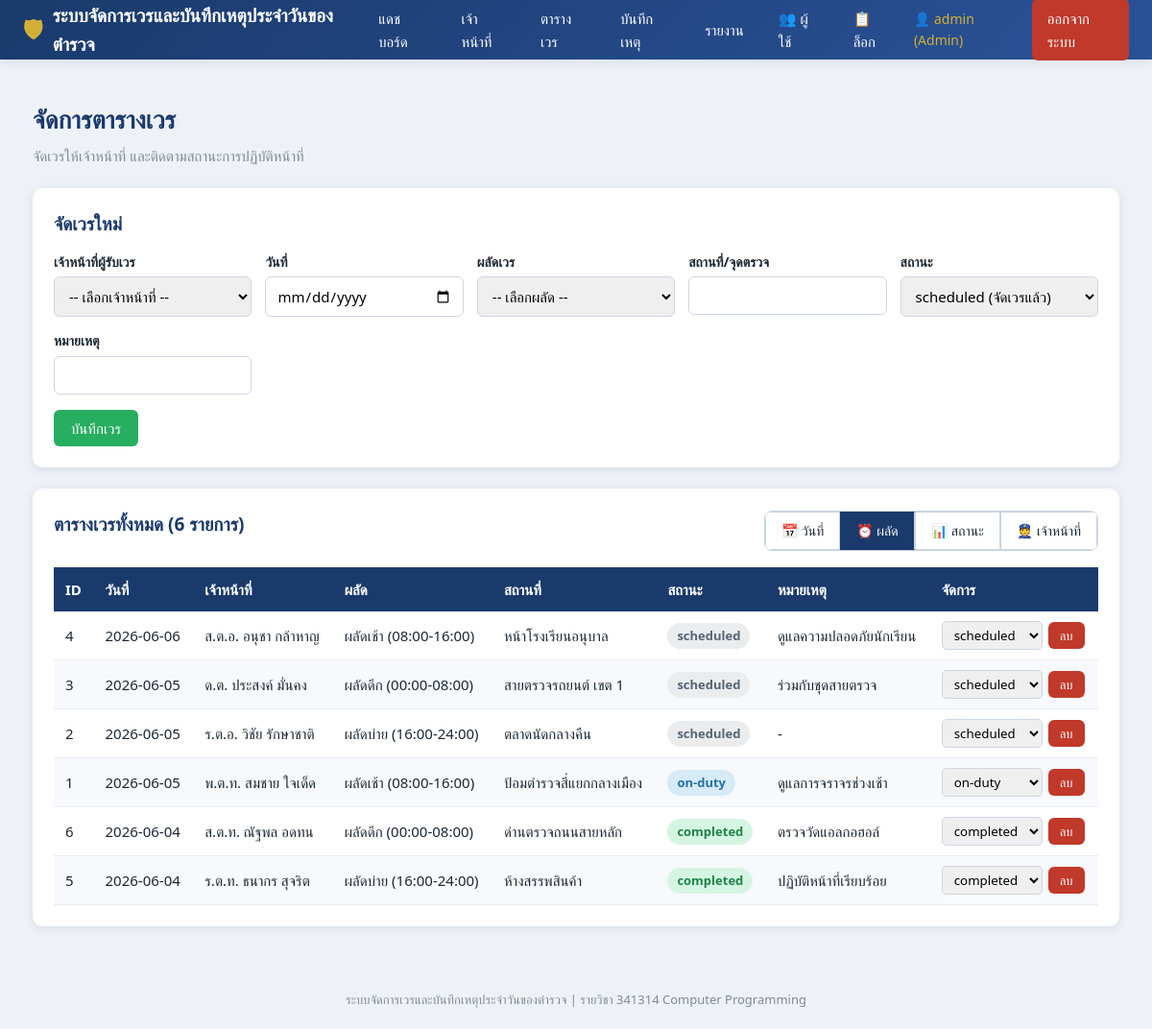
Before: /duties?sort=shift&order=asc (signed in) with the older database file.
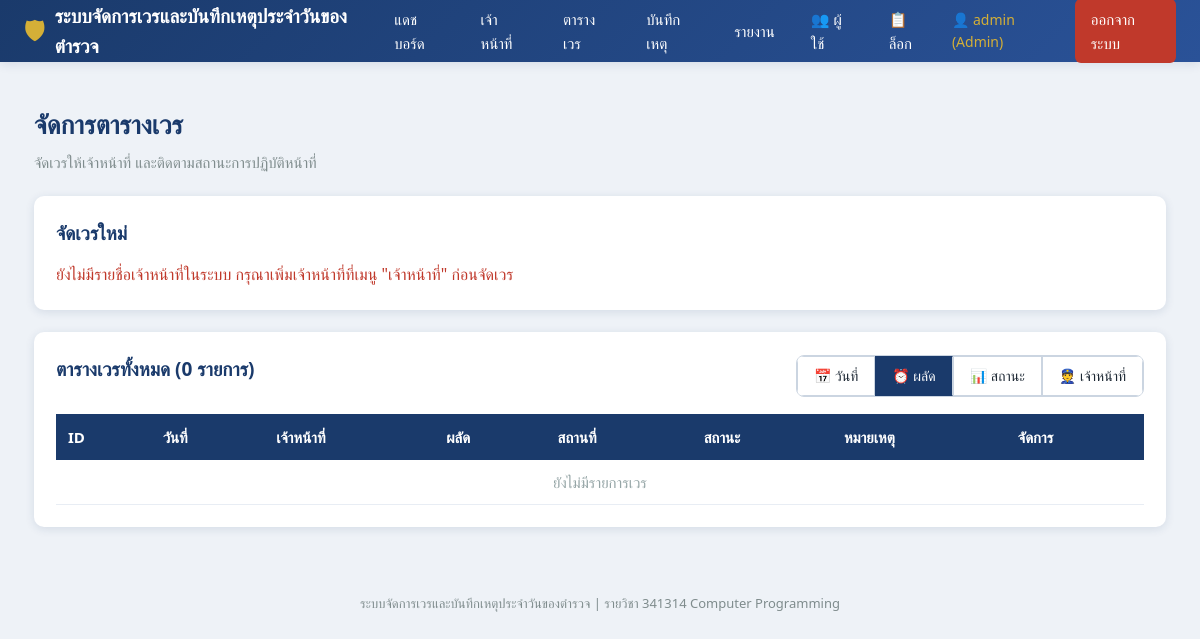
After: the same page with the newer database file.
### tables this page shows
CREATE TABLE duties (
            id          INTEGER PRIMARY KEY AUTOINCREMENT,
            officer_id  INTEGER NOT NULL REFERENCES officers(id) ON DELETE CASCADE,
            duty_date   TEXT NOT NULL,
            shift       TEXT NOT NULL,
            location    TEXT NOT NULL,
            status      TEXT NOT NULL DEFAULT 'scheduled',
            note        TEXT,
            created_at  TEXT NOT NULL
        );

CREATE TABLE officers (
            id         INTEGER PRIMARY KEY AUTOINCREMENT,
            rank       TEXT NOT NULL,
            full_name  TEXT NOT NULL,
            badge_no   TEXT NOT NULL UNIQUE,
            phone      TEXT,
            station    TEXT,
            created_at TEXT NOT NULL
        , position TEXT);

### app.py (the view)
@app.route("/duties")
@login_required
def duties():
    sort_by = request.args.get("sort", "duty_date")  # เรียงตาม: duty_date, shift, status, officer_name
    order = request.args.get("order", "desc")  # asc หรือ desc
    all_duties = db.get_all_duties()
    all_officers = db.get_all_officers()
    if sort_by == "duty_date":
        all_duties.sort(key=lambda x: x['duty_date'] or "")
    elif sort_by == "shift":
        shift_order = ["เช้า", "บ่าย", "ดึก"]
        all_duties.sort(key=lambda x: shift_order.index(x['shift']) if x['shift'] in shift_order else 999)
    elif sort_by == "status":
        status_order = ["scheduled", "in_progress", "completed", "absent"]
        all_duties.sort(key=lambda x: status_order.index(x['status']) if x['status'] in status_order else 999)
    elif sort_by == "officer_name":
        all_duties.sort(key=lambda x: x['officer_name'] or "")
    else:
        all_duties.sort(key=lambda x: x['id'])
    if order == "desc":
        all_duties.reverse()
    return render_template("duties.html", duties=all_duties, officers=all_officers, sort_by=sort_by, order=order)

### app.py (called while the page is built)
def login_required(view):
    @functools.wraps(view)
    def wrapped_view(*args, **kwargs):
        if "user_id" not in session:
            flash("กรุณาเข้าสู่ระบบก่อนใช้งาน", "warning")
            return redirect(url_for("login"))
        return view(*args, **kwargs)
    return wrapped_view

### db.py (called while the page is built)
def get_connection():
    if USE_POSTGRES:
        conn = psycopg2.connect(DATABASE_URL)
        return conn
    else:
        conn = sqlite3.connect(SQLITE_PATH, timeout=10)
        conn.row_factory = sqlite3.Row
        conn.execute("PRAGMA foreign_keys = ON;")
        conn.execute("PRAGMA journal_mode = WAL;")
        return conn

def _dict_cursor(conn):
    if USE_POSTGRES:
        return conn.cursor(cursor_factory=psycopg2.extras.RealDictCursor)
    return conn.cursor()

def _row_to_dict(row):
    if row is None:
        return None
    return dict(row)

def get_all_officers():
    conn = get_connection()
    cur = _dict_cursor(conn)
    cur.execute("SELECT * FROM officers ORDER BY id;")
    rows = [_row_to_dict(r) for r in cur.fetchall()]
    conn.close()
    return rows

### templates/duties.html (shortened to what the changed rows need)
{% extends "base.html" %}
{% block content %}
<div class="card">
    <h2>จัดเวรใหม่</h2>
    {% if officers %}
    <form method="POST" action="{{ url_for('duties_add') }}">
        <div class="form-grid">
            <div class="form-group">
                <label>เจ้าหน้าที่ผู้รับเวร</label>
                <select name="officer_id" required>
                    <option value="">-- เลือกเจ้าหน้าที่ --</option>
                </select>
            </div>
            <div class="form-group">
                <label>วันที่</label>
                <input type="date" name="duty_date" required>
            </div>
            <div class="form-group">
                <label>ผลัดเวร</label>
                <select name="shift" required>
                    <option value="">-- เลือกผลัด --</option>
                </select>
            </div>
            <div class="form-group">
                <label>สถานที่/จุดตรวจ</label>
                <input type="text" name="location" required>
            </div>
            <div class="form-group">
                <label>สถานะ</label>
                <select name="status">
                    <option value="scheduled">scheduled (จัดเวรแล้ว)</option>
                </select>
            </div>
            <div class="form-group">
                <label>หมายเหตุ</label>
                <input type="text" name="note">
            </div>
        </div>
        <div class="form-actions">
            <button type="submit" class="btn btn-success">บันทึกเวร</button>
        </div>
    </form>
    {% else %}
    <p style="color:var(--danger);">ยังไม่มีรายชื่อเจ้าหน้าที่ในระบบ กรุณาเพิ่มเจ้าหน้าที่ที่เมนู "เจ้าหน้าที่" ก่อนจัดเวร</p>
    {% endif %}
</div>
<div class="card">
    <div style="display: flex; justify-content: space-between; align-items: center; margin-bottom: 1rem;">
        <h2>ตารางเวรทั้งหมด ({{ duties|length }} รายการ)</h2>
        <div class="btn-group" style="border: 1px solid #cbd5e1; border-radius: 8px; overflow: hidden;">
            <a href="{{ url_for('duties', sort='duty_date', order='desc') }}"
               class="btn btn-outline {% if sort_by == 'duty_date' %}active{% endif %}"
               style="border-radius: 0; border-right: 1px solid #cbd5e1;">
            </a>
            <a href="{{ url_for('duties', sort='shift', order='asc') }}"
               class="btn btn-outline {% if sort_by == 'shift' %}active{% endif %}"
               style="border-radius: 0; border-right: 1px solid #cbd5e1;">
            </a>
            <a href="{{ url_for('duties', sort='status', order='asc') }}"
               class="btn btn-outline {% if sort_by == 'status' %}active{% endif %}"
               style="border-radius: 0; border-right: 1px solid #cbd5e1;">
            </a>
            <a href="{{ url_for('duties', sort='officer_name', order='asc') }}"
               class="btn btn-outline {% if sort_by == 'officer_name' %}active{% endif %}"
               style="border-radius: 0;">
            </a>
        </div>
    </div>
    <div class="table-wrap">
    <table>
        <thead>
            <tr>
                <th>ID</th><th>วันที่</th><th>เจ้าหน้าที่</th><th>ผลัด</th>
                <th>สถานที่</th><th>สถานะ</th><th>หมายเหตุ</th><th>จัดการ</th>
            </tr>
        </thead>
        <tbody>
            {% for d in duties %}
            <tr>
                <td>{{ d.id }}</td>
                <td>{{ d.duty_date }}</td>
                <td>{{ d.officer_rank }} {{ d.officer_name }}</td>
                <td>{{ d.shift }}</td>
                <td>{{ d.location }}</td>
                <td>
                    {% if d.status == 'scheduled' %}<span class="badge badge-scheduled">scheduled</span>
                    {% elif d.status == 'on-duty' %}<span class="badge badge-onduty">on-duty</span>
                    {% else %}<span class="badge badge-completed">completed</span>{% endif %}
                </td>
                <td>{{ d.note or "-" }}</td>
                <td>
                    <div class="inline-form">
                        <form method="POST" action="{{ url_for('duties_status', duty_id=d.id) }}" class="inline-form">
                            <select name="status" onchange="this.form.submit()">
                                <option value="scheduled" {{ 'selected' if d.status=='scheduled' }}>scheduled</option>
                                <option value="on-duty" {{ 'selected' if d.status=='on-duty' }}>on-duty</option>
                                <option value="completed" {{ 'selected' if d.status=='completed' }}>completed</option>
                            </select>
                        </form>
                        <form method="POST" action="{{ url_for('duties_delete', duty_id=d.id) }}"
                              onsubmit="return confirm('ต้องการลบรายการเวรนี้หรือไม่?');">
                            <button type="submit" class="btn btn-danger btn-sm">ลบ</button>
                        </form>
                    </div>
                </td>
            </tr>
            {% else %}
            <tr><td colspan="8" style="text-align:center; color:#95a5a6;">ยังไม่มีรายการเวร</td></tr>
            {% endfor %}
        </tbody>
    </table>
    </div>
</div>
{% endblock %}

Changed rows visible on the page:
removed duties: id "4", duty_date "2026-06-06", officer_rank "ส.ต.อ.", officer_name "อนุชา กล้าหาญ", shift "ผลัดเช้า (08:00-16:00)", location "หน้าโรงเรียนอนุบาล", status "scheduled", note "ดูแลความปลอดภัยนักเรียน"
removed duties: id "3", duty_date "2026-06-05", officer_rank "ด.ต.", officer_name "ประสงค์ มั่นคง", shift "ผลัดดึก (00:00-08:00)", location "สายตรวจรถยนต์ เขต 1", status "scheduled", note "ร่วมกับชุดสายตรวจ"
removed duties: id "2", duty_date "2026-06-05", officer_rank "ร.ต.อ.", officer_name "วิชัย รักษาชาติ", shift "ผลัดบ่าย (16:00-24:00)", location "ตลาดนัดกลางคืน", status "scheduled", note "-"
removed duties: id "1", duty_date "2026-06-05", officer_rank "พ.ต.ท.", officer_name "สมชาย ใจเด็ด", shift "ผลัดเช้า (08:00-16:00)", location "ป้อมตำรวจสี่แยกกลางเมือง", status "on-duty", note "ดูแลการจราจรช่วงเช้า"
removed duties: id "6", duty_date "2026-06-04", officer_rank "ส.ต.ท.", officer_name "ณัฐพล อดทน", shift "ผลัดดึก (00:00-08:00)", location "ด่านตรวจถนนสายหลัก", status "completed", note "ตรวจวัดแอลกอฮอล์"
removed duties: id "5", duty_date "2026-06-04", officer_rank "ร.ต.ท.", officer_name "ธนากร สุจริต", shift "ผลัดบ่าย (16:00-24:00)", location "ห้างสรรพสินค้า", status "completed", note "ปฏิบัติหน้าที่เรียบร้อย"
Other visible differences:
{{ duties|length }}: "6" → "0"
form field officer_id: "-- เลือกเจ้าหน้าที่ --" → (not shown)
form field shift: "-- เลือกผลัด --" → (not shown)
form field status: "scheduled (จัดเวรแล้ว)" → (not shown)
text no longer shown: "เจ้าหน้าที่ผู้รับเวร วันที่ ผลัดเวร สถานที่/จุดตรวจ สถานะ หมายเหตุ บันทึกเวร"
text now shown: "ยังไม่มีรายชื่อเจ้าหน้าที่ในระบบ กรุณาเพิ่มเจ้าหน้าที่ที่เมนู \"เจ้าหน้าที่\" ก่อนจัดเวร ยังไม่มีรายการเวร"
